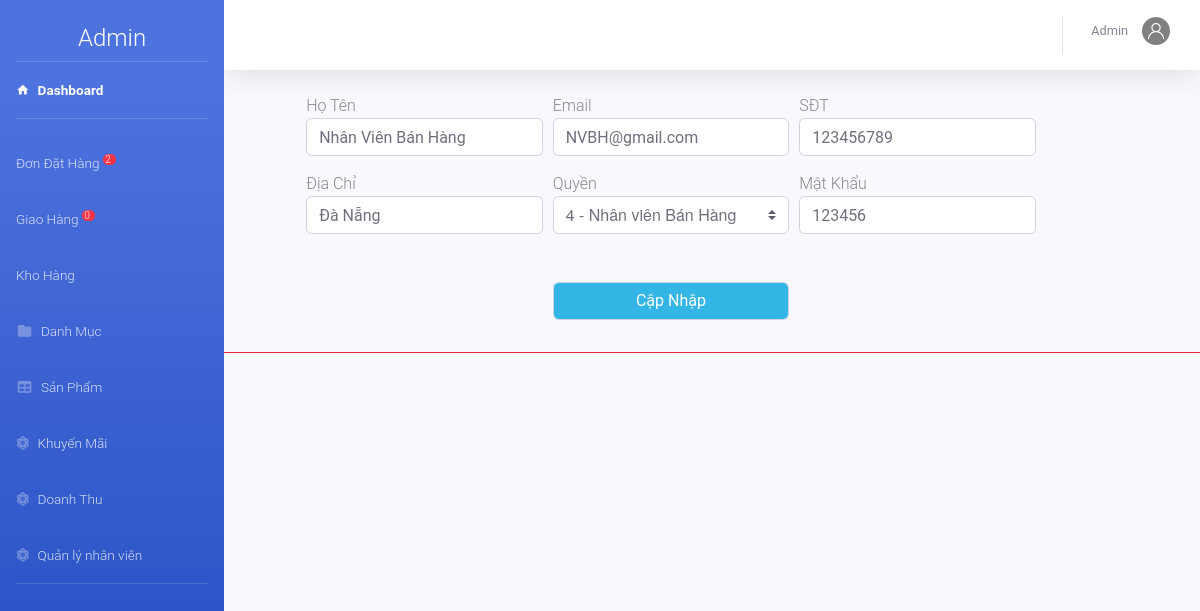
/admin/index.php?action=nhanvien&view=sua&manv=2 (signed in), run on the app's committed database.
### tables this page shows
CREATE TABLE `nhanvien` (
  `MaNV` int(11) NOT NULL,
  `TenNV` varchar(50) NOT NULL,
  `Email` varchar(50) NOT NULL,
  `SDT` int(12) NOT NULL,
  `DiaChi` text NOT NULL,
  `MatKhau` varchar(50) NOT NULL,
  `Quyen` int(20) NOT NULL
);

CREATE TABLE `quyen` (
  `id` int(11) NOT NULL,
  `Ten` varchar(100) NOT NULL,
  `MoTa` varchar(100) DEFAULT NULL
);

### public/admin/nhanvien/sua.php (the view, shortened to what this page needs)
<?php
    $manv=$_GET['manv'];
    $sql_sua="SELECT * FROM `nhanvien` WHERE MaNV='$manv'";
    $rs_sua=mysqli_query($conn,$sql_sua);
    $kq_sua=mysqli_fetch_array($rs_sua);
    $sql1="select *from quyen";
	$rs1=mysqli_query($conn,$sql1); ?>
  <form class="form-row " method="POST" action="nhanvien/xuly.php" enctype="multipart/form-data">
		<div class="form-group col-sm-1"></div><input hidden name="manv" value="<?php echo $kq_sua['MaNV'];?>">
	    <div class="form-group col-sm-3"><label class="m-auto" for="">Họ Tên</label>
	    	<input type="text" class="form-control" name="tennv" autofocus value="<?php echo $kq_sua['TenNV'];?>">
	    </div>
	    <div class="form-group col-sm-3"><label class="m-auto" for="">Email</label>
	    	<input type="email" class="form-control" name="email" autofocus value="<?php echo $kq_sua['Email'];?>">
	    </div>
	    <div class="form-group col-sm-3"><label class="m-auto" for="">SĐT</label>
	    	<input type="text" class="form-control" name="sdt" autofocus value="<?php echo $kq_sua['SDT'];?>">
	    </div>
		<div class="form-group col-sm-2"></div><div class="form-group col-sm-1"></div>
	    <div class="form-group col-sm-3"><label class="m-auto" for="">Địa Chỉ</label>
	    	<input type="text" class="form-control" name="dc" autofocus value="<?php echo $kq_sua['DiaChi'];?>">
	    </div>
	    <div class="form-group col-sm-3"><label class="m-auto" for="">Quyền</label>
	    	<select class="browser-default custom-select" name="q" id="">
	    		<?php while ($row=mysqli_fetch_array($rs1)) { ?>
	    		<option <?php if ($kq_sua['Quyen']==$row['id']){ echo "selected";} ?>
	    		 value="<?php echo $row['id'] ?>"><?php echo $row['id'].' - '.$row['Ten'] ?></option>}
	   <?php	} ?>
	    	</select>
	    </div>
	    <div class="form-group col-sm-3"><label class="m-auto" for="">Mật Khẩu</label>
	    	<input type="text" class="form-control" name="mk" autofocus value="<?php echo $kq_sua['MatKhau'];?>">
	    </div>
	    <div class="form-group col-sm-4"></div>
	    <div class="form-group col-sm-3"><label for="masv">&emsp;</label><input type="submit" class="form-control badge-info" name="sua" value="Cập Nhập"></div>
 </form><hr class=" badge-danger">

### data on the page
nhanvien: tennv "Nhân Viên Bán Hàng", email "NVBH@gmail.com", sdt "123456789", dc "Đà Nẵng", q "4 - Nhân viên Bán Hàng", mk "123456"

### other printed values
$dem "2"
$dem "0"
$nv['TenNV'] "Admin"
